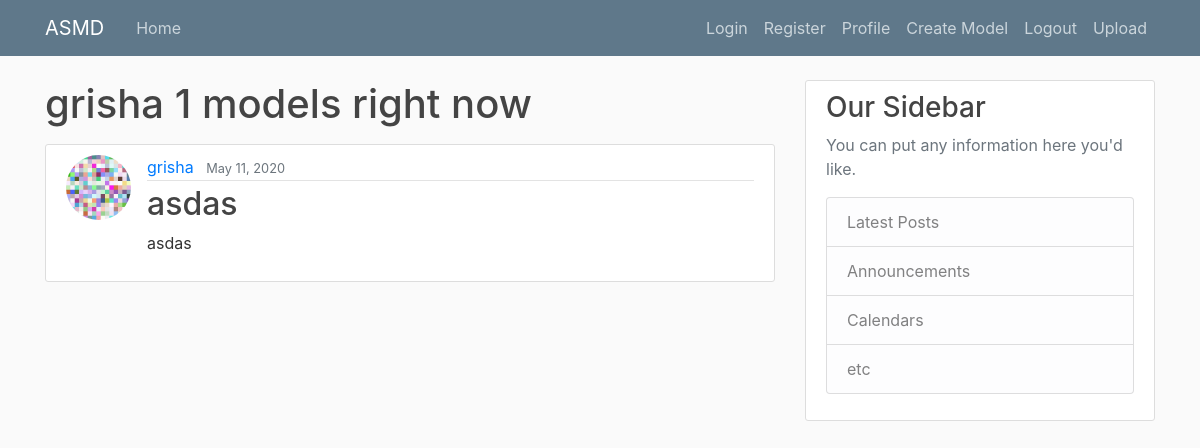
/asmdapp/user/grisha/ (signed in), run on the app's committed database.
### asmdapp/models.py (models this page shows, shortened)
class LearningModel(models.Model):
    user = models.ForeignKey(User, on_delete=models.CASCADE)
    name = models.CharField(max_length=100)
    date_created = models.DateTimeField(default=timezone.now)

### users/models.py (models this page shows, shortened)
class Profile(models.Model):
    user = models.OneToOneField(User, on_delete=models.CASCADE)
    image = models.ImageField(default='default.jpg', upload_to='')

### asmdapp/views.py (the view)
# urls.py: path('user/<str:username>/', UserModelListView.as_view(), name='user-models'),
class UserModelListView(LoginRequiredMixin, ListView):
    model = LearningModel
    template_name = 'asmdapp/user_models.html'
    context_object_name = 'models'
    paginate_by = 5
    def get_queryset(self):
        user = get_object_or_404(User, username=self.kwargs.get('username'))
        return LearningModel.objects.filter(user=user).order_by('-date_created')

### asmdapp/templates/asmdapp/user_models.html
{% extends "asmdapp/base.html" %}
{% block content %}
    <h1 class="mb-3">{{ view.kwargs.username }} {{ page_obj.paginator.count }} models right now</h1>
    {% for model in models %}
        <article class="media content-section">
          <img class="rounded-circle article-img" src="{{ model.user.profile.image.url }}">
          <div class="media-body">
            <div class="article-metadata">
              <a class="mr-2" href="{% url 'user-models' model.user.username %}">{{ model.user }}</a>
              <small class="text-muted">{{ model.date_created|date:"F d, Y" }}</small>
            </div>
            <h2><a class="article-title" href="{% url 'model-detail' model.id %}">{{ model.name }}</a></h2>
            <p class="article-content">{{ model.name }}</p>
          </div>
        </article>
    {% endfor %}
{% endblock content %}

### asmdapp/static/asmdapp/main.css (style rules this page uses)
body { background: #fafafa; color: #333333; margin-top: 5rem; }
h1, h2, h3, h4, h5, h6 { color: #444444; }
.content-section { background: #ffffff; padding: 10px 20px; border: 1px solid #dddddd; border-radius: 3px; margin-bottom: 20px; }
.article-title { color: #444444; }
.article-content { white-space: pre-line; }
.article-img { height: 65px; width: 65px; margin-right: 16px; }
.article-metadata { padding-bottom: 1px; margin-bottom: 4px; border-bottom: 1px solid #e3e3e3 }

### data on the page
LearningModel: user.profile.image (placeholder picture), user "grisha", date_created "May 11, 2020", name "asdas"

### other printed values
{{ view.kwargs.username }} "grisha"
{{ page_obj.paginator.count }} "1"
